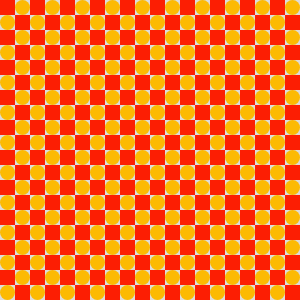
Frame 1 (no input)
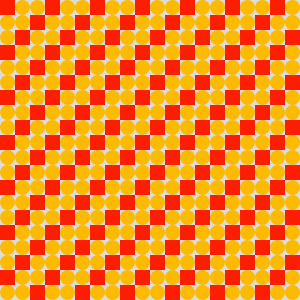
Frame 60 (no input)
Frame 120 (the mouse pressed at the canvas centre since frame 60): identical to frame 60, image omitted

The p5.js sketch that drew these frames (run headless with seeded random() and noise() and a simulated clock; from frame 60 on, the mouse is pressed at the canvas centre):

// p5.js sketch
// ── sketch.js
let num = 2;

function setup() {
  createCanvas(300, 300);
  noStroke();
  fill(60);
}

function draw() {
  background(220);

 let count = 20;
 let cellSize = width / count;

 for(let row = 0; row < count; row++) {
    for(let col = 0; col < count; col++) {
        let x = col * cellSize;
        let y = row * cellSize;

        let even = (col + row) % num === 0

        if(even) {
            fill(252, 30, 3)
            square(x, y, cellSize)
        } else {
            fill(252, 186, 3)
            circle(x + cellSize / 2, y + cellSize / 2, cellSize)
        }
    }
 }

   num = (num === 2) ? 3 : 2;
}
